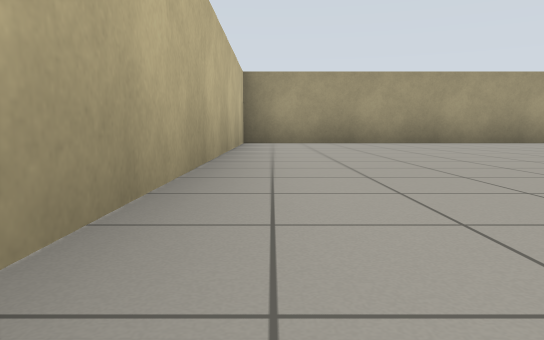
[1] (above)

17 first-person views from a walk through a Gazebo world. The camera is 0.5 m above the floor, tilts 6° down and sees 70° across. The floor is counted in squares, 2 m on a side. Each view is taken from the middle of a square. On the plan, view 1 faces up. The plan holds only what a view shows up to about 9 squares ahead; the rest is blank.

[2]
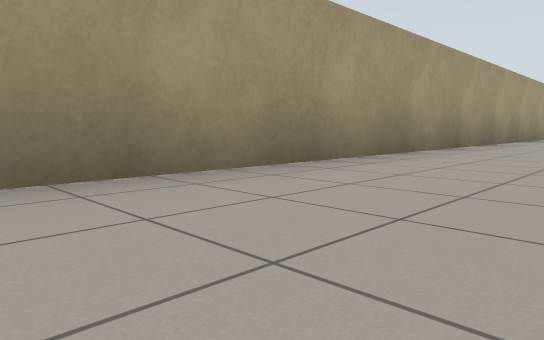

[3]
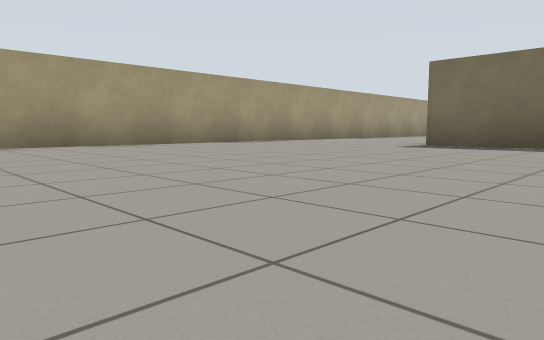

[4]
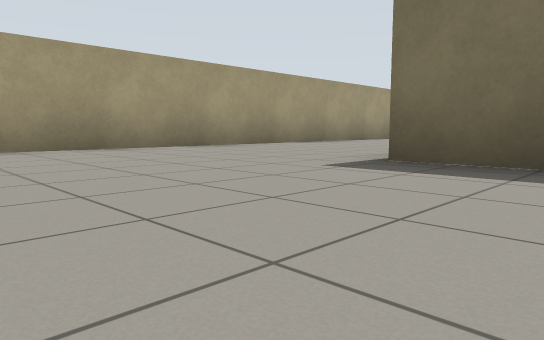

[5]
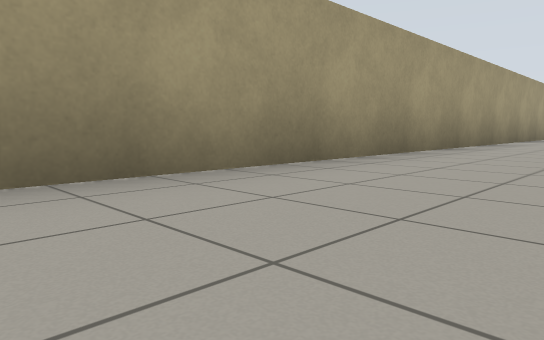

[6]
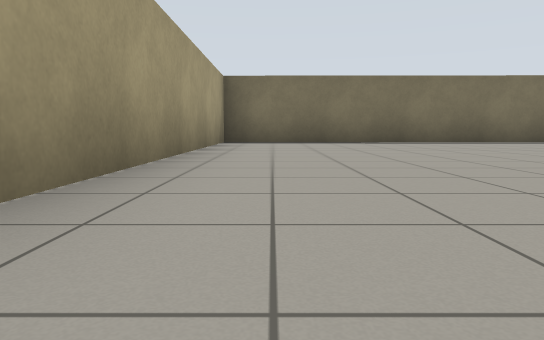

[7]
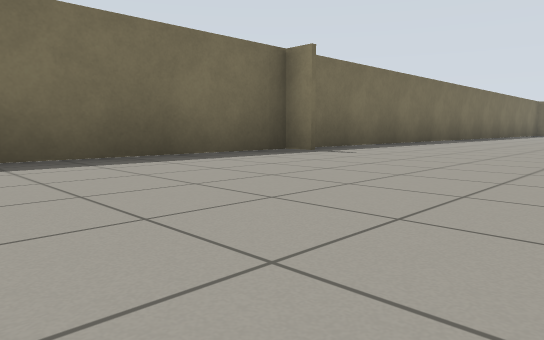

[8]
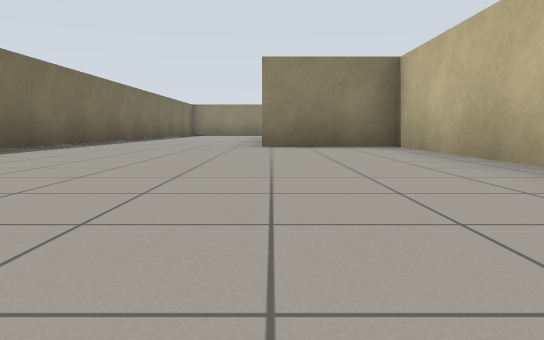

[9]
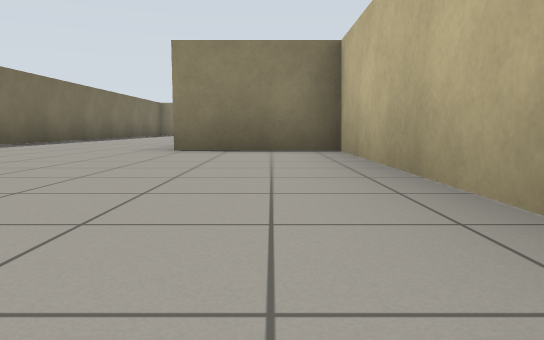

[10]
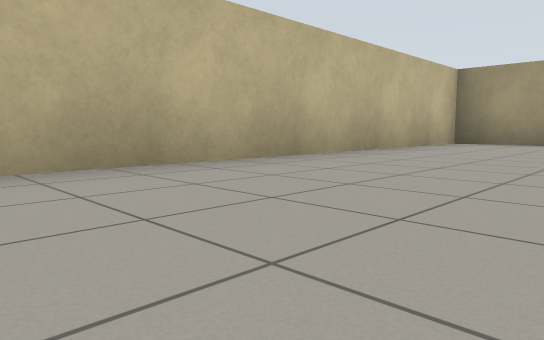

[11]
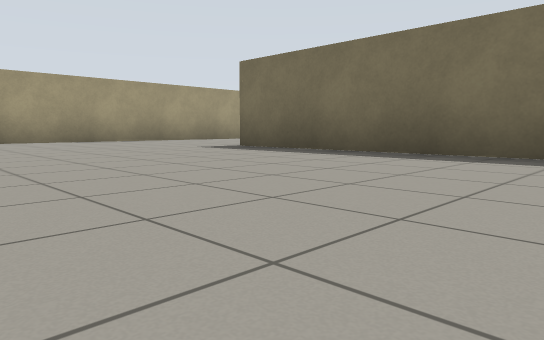

[12]
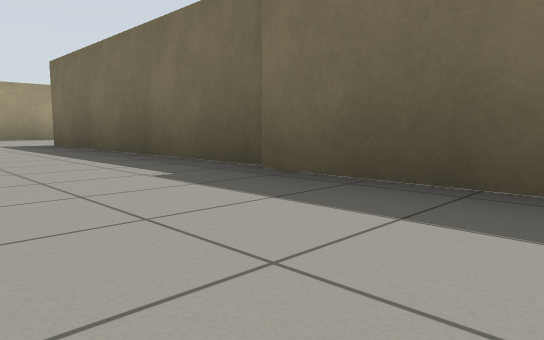

[13]
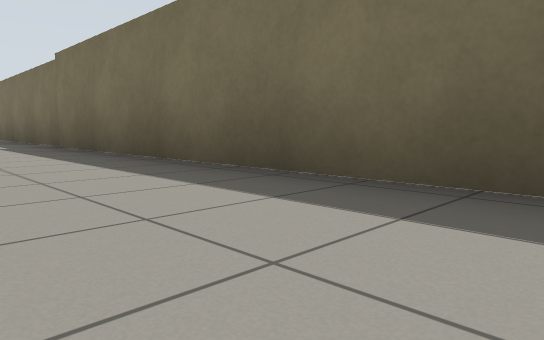

[14]
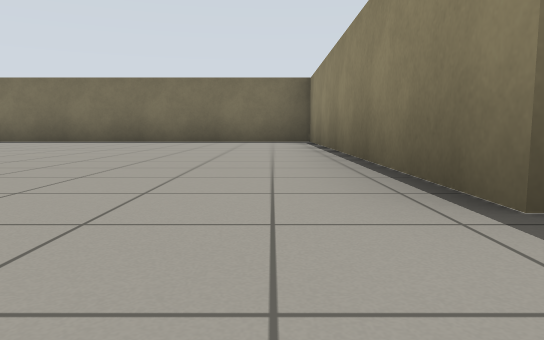

[15]
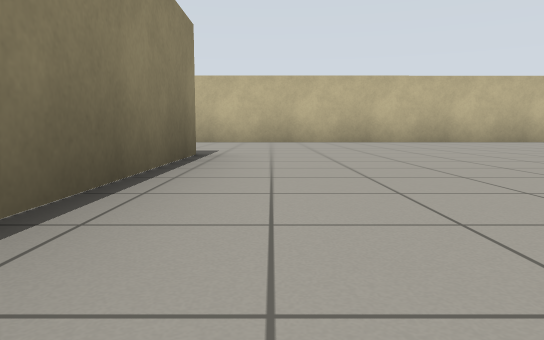

[16]
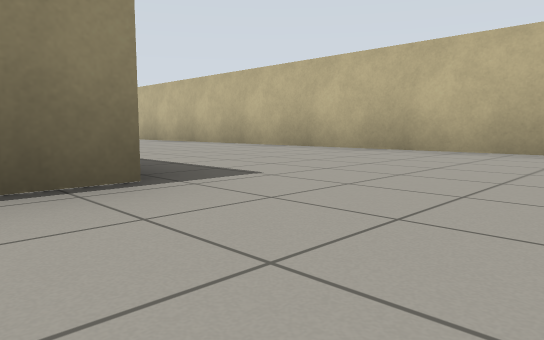

[17]
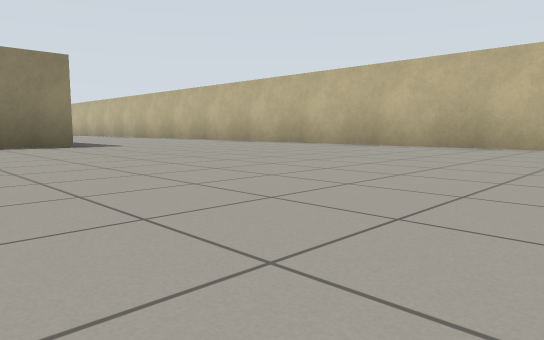

### Floor plan
Points are (right, up) in squares from view 1. A wall is a line through its corners. A room is listed if a view was taken in it or the views show most of it. See-through windows are left out.
Room 1 (views 1, 2, 3, 4, 5, 6, 10, 11, 12, 13, 14, 15, 16, 17)
walls: (-0.5, -2.7) (-0.4, -12.5); (3.1, -8.8) (9.7, -8.8) (9.7, 3.6); (20.5, 6.9) (-0.5, 6.9) (-0.5, 0.4)
ways out: opening at (20.5, 5.5) to room 2; opening at (1, -11.7)
Room 2 (views 7, 8, 9)
walls: (23.9, 0.4) (24.4, 0.4) (24.5, 6.9) (20.5, 6.9); (19.2, 1) (19.2, -2.5) (21.2, -2.5); (24.3, -7.2) (24.4, -0.2)
ways out: opening at (20.5, 5.5) to room 1

Where each view was taken, in squares from view 1:
view 1: 0 up, 0 right, facing up
view 2: 5 up, 2 right, facing up-right
view 3: 1 up, 4 right, facing up-right
view 4: 2 up, 7 right, facing up-right
view 5: 5 up, 11 right, facing up-right
view 6: 6 up, 17 right, facing right
view 7: 4 up, 21 right, facing down-right
view 8: 3 up, 21 right, facing down
view 9: 2 up, 20 right, facing down
view 10: 0 up, 2 right, facing up-left
view 11: 1 down, 6 right, facing up-right
view 12: 3 down, 8 right, facing up-right
view 13: 7 down, 8 right, facing up-right
view 14: 8 down, 2 right, facing right
view 15: 8 down, 7 right, facing left
view 16: 7 down, 4 right, facing down-left
view 17: 3 down, 5 right, facing down-left
